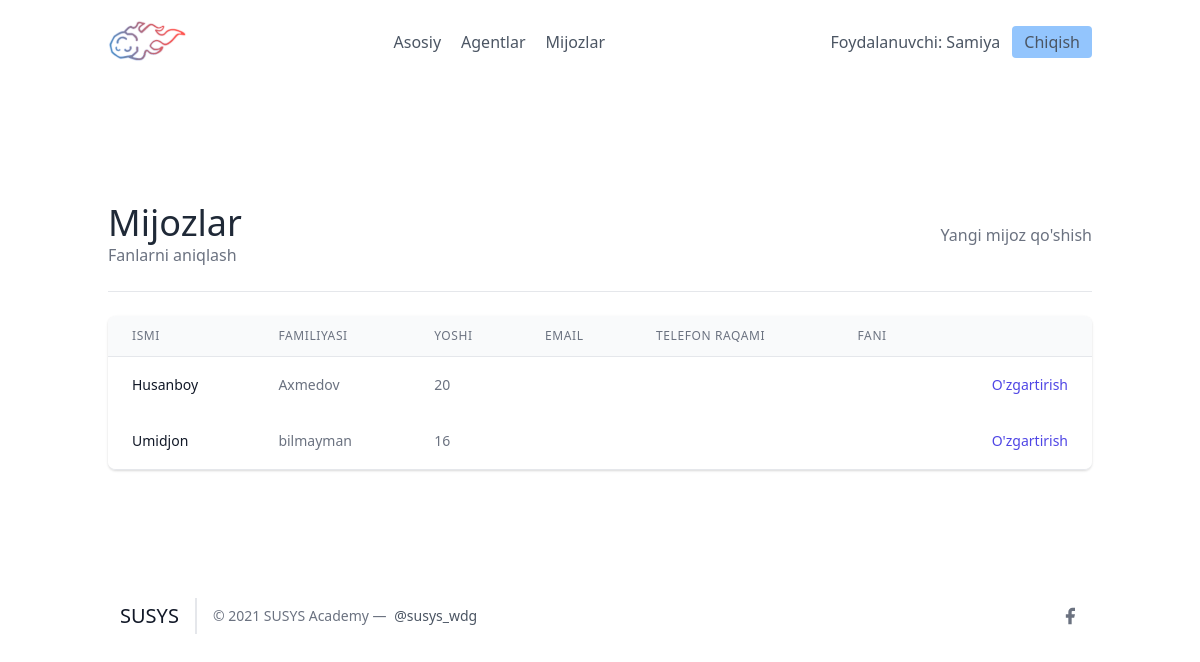
/leads/ (signed in), run on an earlier commit of the app's database.
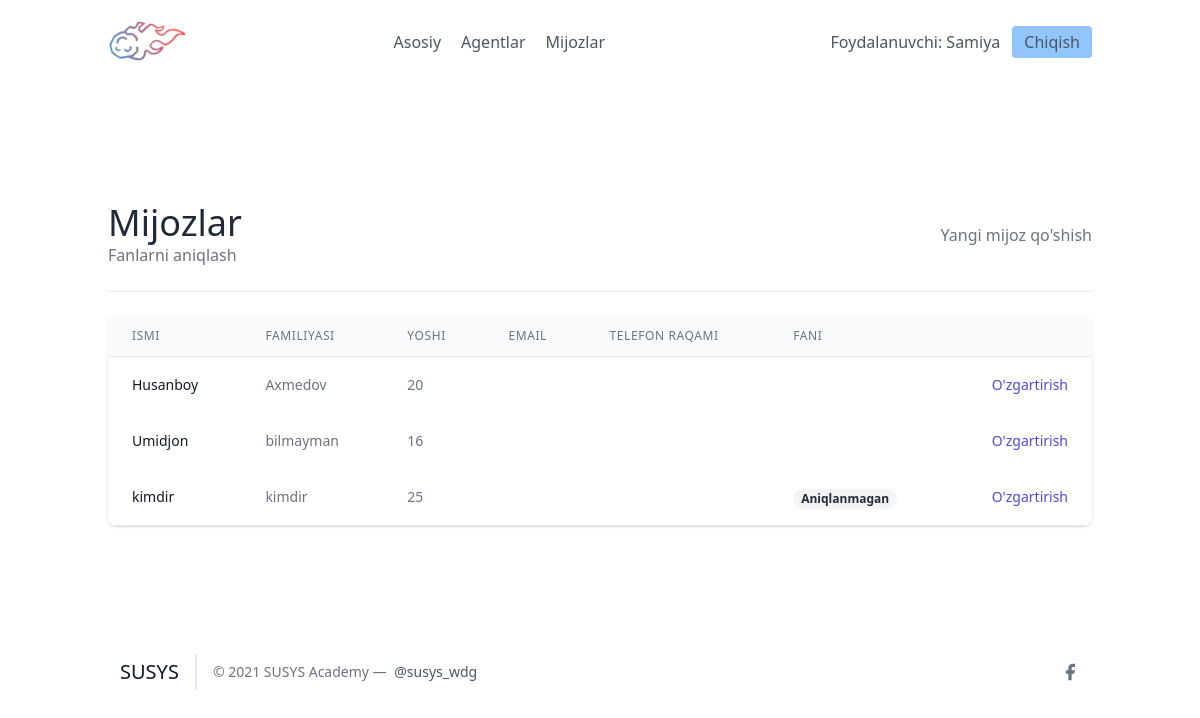
And on a later commit of the database.
### leads/models.py (models this page shows, shortened)
class User(AbstractUser):
    is_organisor = models.BooleanField(default=True)
    is_agent = models.BooleanField(default=False)

class Lead(models.Model):
    ismi = models.CharField(max_length=20)
    familiyasi = models.CharField(max_length=20)
    yoshi = models.IntegerField(default=0)
    organisation = models.ForeignKey(UserProfile, on_delete=models.CASCADE)
    agent = models.ForeignKey("Agent", null=True, blank=True, on_delete=models.SET_NULL)
    category = models.ForeignKey("Category", related_name='leads', null=True,  blank=True, on_delete=models.SET_NULL)
    izoh = models.TextField()
    sana = models.DateTimeField(auto_now_add=True)
    telefon = models.CharField(max_length=20)
    email = models.EmailField()

### leads/views.py (the view)
# urls.py: path('', LeadListView.as_view(), name="lead-list"),
class LeadListView(LoginRequiredMixin, ListView):
    template_name = "leads/leads_list.html"
    context_object_name = "leads"
    def get_queryset(self):
        user = self.request.user
        if user.is_organisor:
            queryset = Lead.objects.filter(organisation = user.userprofile)
        else:
            queryset = Lead.objects.filter(organisation = user.agent.organisation)
            queryset = queryset.filter(agent__user = self.request.user)
        return queryset
    def get_context_data(self, **kwargs):
        context = super(LeadListView, self).get_context_data(**kwargs)
        user = self.request.user
        if user.is_organisor:
            queryset = Lead.objects.filter(
                organisation=user.userprofile,
                agent__isnull=True
            )
            context.update({
                "unassigned_leads": queryset
            })
        return context

### leads/templates/leads/leads_list.html (shortened to what this page needs)
{% extends "base.html" %}
{% block content %}
<section class="text-gray-700 body-font">
    <div class="container px-5 py-24 mx-auto flex flex-wrap">
        <div class="w-full mb-6 py-6 flex justify-between items-center border-b border-gray-200">
            <div>
                <h1 class="text-4xl text-gray-800">Mijozlar</h1>
                <a class="text-gray-500 hover:text-blue-500" href="{% url 'leads:categories' %}">
                    Fanlarni aniqlash
                </a>
            </div>
            {% if request.user.is_organisor %}
            <div>
                <a class="text-gray-500 hover:text-blue-500" href="{% url 'leads:lead-create' %}">
                    Yangi mijoz qo'shish
                </a>
            </div>
            {% endif %}
        </div>
        <div class="flex flex-col w-full">
            <div class="-my-2 overflow-x-auto sm:-mx-6 lg:-mx-8">
            <div class="py-2 align-middle inline-block min-w-full sm:px-6 lg:px-8">
                <div class="shadow overflow-hidden border-b border-gray-200 sm:rounded-lg">
                <table class="min-w-full divide-y divide-gray-200">
                    <thead class="bg-gray-50">
                        <tr>
                            <th scope="col" class="px-6 py-3 text-left text-xs font-medium text-gray-500 uppercase tracking-wider">
                            Ismi
                            </th>
                            <th scope="col" class="px-6 py-3 text-left text-xs font-medium text-gray-500 uppercase tracking-wider">
                            Familiyasi
                            </th>
                            <th scope="col" class="px-6 py-3 text-left text-xs font-medium text-gray-500 uppercase tracking-wider">
                            Yoshi
                            </th>
                            <th scope="col" class="px-6 py-3 text-left text-xs font-medium text-gray-500 uppercase tracking-wider">
                            Email
                            </th>
                            <th scope="col" class="px-6 py-3 text-left text-xs font-medium text-gray-500 uppercase tracking-wider">
                            Telefon raqami
                            </th>
                            <th scope="col" class="px-6 py-3 text-left text-xs font-medium text-gray-500 uppercase tracking-wider">
                            Fani
                            </th>
                            <th scope="col" class="relative px-6 py-3">
                            </th>
                        </tr>
                    </thead>
                    <tbody>
                        {% for lead in leads %}
                            <tr class="bg-white">
                                <td class="px-6 py-4 whitespace-nowrap text-sm font-medium text-gray-900">
                                    {{ lead.ismi }}
                                </td>
                                <td class="px-6 py-4 whitespace-nowrap text-sm text-gray-500">
                                    {{ lead.familiyasi }}
                                </td>
                                <td class="px-6 py-4 whitespace-nowrap text-sm text-gray-500">
                                    {{ lead.yoshi }}
                                </td>
                                <td class="px-6 py-4 whitespace-nowrap text-sm text-gray-500">
                                </td>
                                <td class="px-6 py-4 whitespace-nowrap text-sm text-gray-500">
                                </td>
                                <td class="px-6 py-4 whitespace-nowrap">
                                    {% if lead.category %}
                                        <span class="px-2 inline-flex text-xs leading-5 font-semibold rounded-full bg-green-100 text-green-800">
                                            {{ lead.category.name }}
                                        </span>
                                    {% else %}
                                        <span class="px-2 inline-flex text-xs leading-5 font-semibold rounded-full bg-gray-100 text-gray-800">
                                            Aniqlanmagan
                                        </span>
                                    {% endif %}
                                </td>
                                <td class="px-6 py-4 whitespace-nowrap text-right text-sm font-medium">
                                    <a href="{% url 'leads:update' lead.pk %}" class="text-indigo-600 hover:text-indigo-900">
                                        O'zgartirish
                                    </a>
                                </td>
                            </tr>
                        {% endfor %}
                    </tbody>
                </table>
                </div>
            </div>
            </div>
        </div>
    </div>
</section>
{% endblock content %}

### frontend/base.html (shortened to what this page needs)
<!DOCTYPE html>
<html lang="en">
<head>
    <link href="https://unpkg.com/tailwindcss@^2/dist/tailwind.min.css" rel="stylesheet">
</head>
<body>
    {% include 'details/navbar.html' %}
    <div class="max-w-5xl mx-auto">
        {% block content %}
        {% endblock %}
    </div>
    {% include 'details/footer.html' %}
</body>
</html>

### frontend/details/navbar.html
{% load static %}
<header class="text-gray-600 body-font">
  <div class="container mx-auto flex flex-wrap p-5 flex-col md:flex-row items-center">
    <a class="flex title-font font-medium items-center text-gray-900 mb-4 md:mb-0">
      <img src="{% static 'images/logo.png' %}" style="width: 80px;" alt="Logo">
    </a>
    <nav class="md:ml-auto md:mr-auto flex flex-wrap items-center text-base justify-center">
      <a href="/" class="mr-5 hover:text-gray-900">Asosiy</a>
    {% if not request.user.is_authenticated %}
      </nav>
        <button class="inline-flex items-center bg-blue-300 border-0 py-1 px-3 focus:outline-none hover:bg-blue-200 rounded text-base mt-4 md:mt-0" style="margin-right: 20px">
          <a  href="{% url 'signup' %}">Ro'yxatdan o'tish
          </a>
        </button>
      {% else %}
      {% if request.user.is_organisor %}
        <a href="/agents/" class="mr-5 hover:text-gray-900">Agentlar</a>
      {% endif %}
        <a href="/leads/" class="mr-5 hover:text-gray-900">Mijozlar</a>
      </nav>
    {% endif %}
    {% if request.user.is_authenticated %}
      Foydalanuvchi: {{ request.user.username }}
      <button class="ml-3 inline-flex items-center bg-blue-300 border-0 py-1 px-3 focus:outline-none hover:bg-blue-200 rounded text-base mt-4 md:mt-0">
        <a  href="{% url 'logout' %}">Chiqish
        </a>
      </button>
    {% else %}
    <button class="inline-flex items-center bg-blue-300 border-0 py-1 px-3 focus:outline-none hover:bg-blue-200 rounded text-base mt-4 md:mt-0">
      <a href="{% url 'login' %}">Kirish
    </a>
    </button>
    {% endif %}
  </div>
</header>

### frontend/details/footer.html (shortened to what this page needs)
{% load static %}
    <footer class="text-gray-600 body-font">
    <div class="container px-5 py-8 mx-auto flex items-center sm:flex-row flex-col">
      <a class="flex title-font font-medium items-center md:justify-start justify-center text-gray-900">
        <span class="ml-3 text-xl">SUSYS</span>
      </a>
      <p class="text-sm text-gray-500 sm:ml-4 sm:pl-4 sm:border-l-2 sm:border-gray-200 sm:py-2 sm:mt-0 mt-4">© 2021 SUSYS Academy —
        <a href="https://twitter.com/knyttneve" class="text-gray-600 ml-1" rel="noopener noreferrer" target="_blank">@susys_wdg</a>
      </p>
      <span class="inline-flex sm:ml-auto sm:mt-0 mt-4 justify-center sm:justify-start">
        <a class="text-gray-500">
          <svg fill="currentColor" stroke-linecap="round" stroke-linejoin="round" stroke-width="2" class="w-5 h-5" viewBox="0 0 24 24">
            <path d="M18 2h-3a5 5 0 00-5 5v3H7v4h3v8h4v-8h3l1-4h-4V7a1 1 0 011-1h3z"></path>
          </svg>
        </a>

What changed in the data, as far as the page shows it:
added Lead: ismi "kimdir", familiyasi "kimdir", yoshi "25", shows "Aniqlanmagan"
